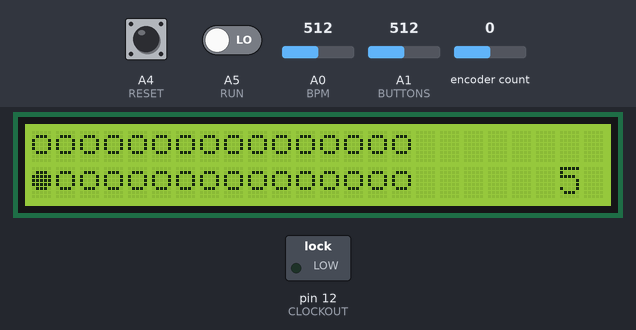
A sketch run on a simulated Arduino Uno, built with avr-gcc and run on an emulated ATmega328P. Shown: 24×2 character LCD, switched loads named in the sketch (green lamp = pin HIGH). Inputs (shaded band) come from the test bench; at power-on: A5 (RUN) LOW, A0 (BPM) = 512, A1 (BUTTONS) = 512, A4 (RESET) HIGH, encoder count 0.

Above: at 1.2 s.
1.3 s: A5 (RUN) driven HIGH
At 1.52 s:
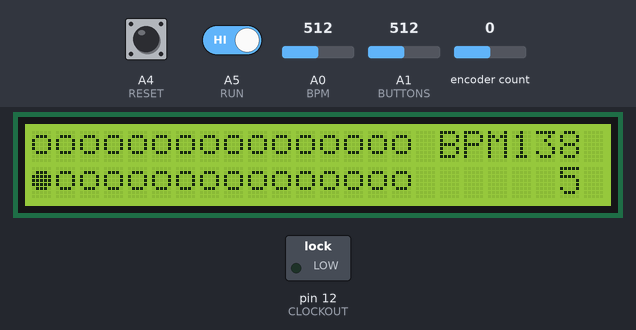
4.1 s: A0 (BPM) set to 900
At 4.32 s:
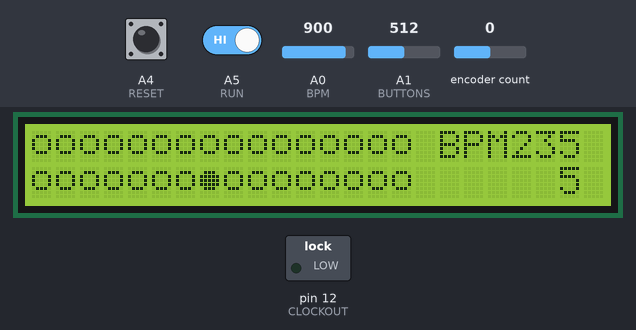
6.4 s: A1 (BUTTONS) set to 716
At 6.91 s:
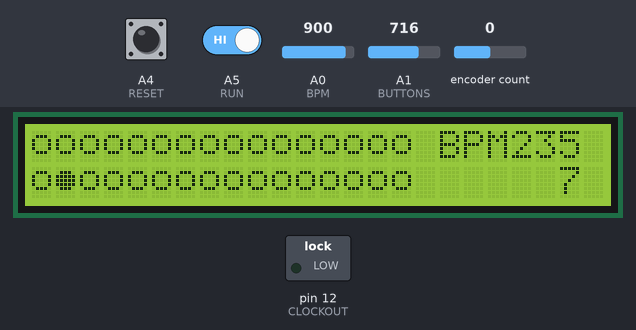
7.9 s: A0 (BPM) set to 306
At 9.0 s:
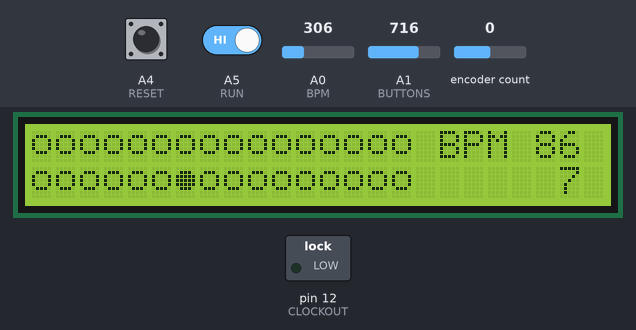
9.4 s: A4 (RESET) pulled LOW for 3.2 s
At 14.7 s:
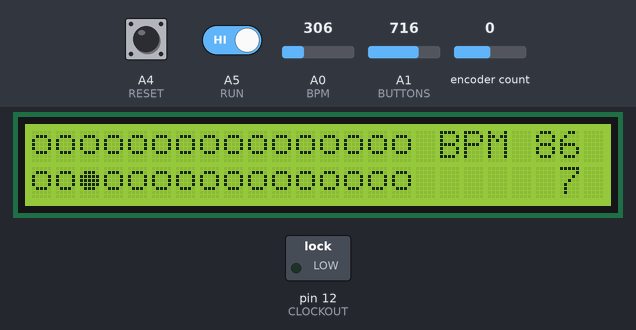
15.6 s: A0 (BPM) set to 6
At 16.4 s:
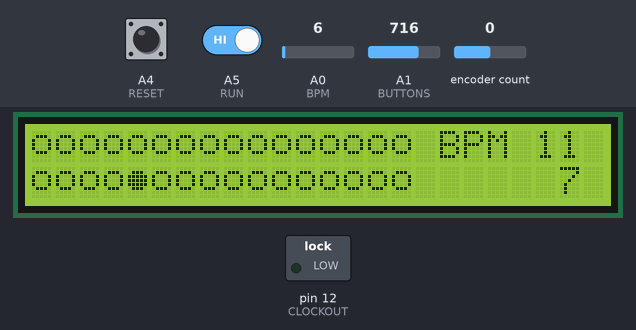
Timing chart, 0 to 18.6 s (numbered marks = the images above; inputs shaded):
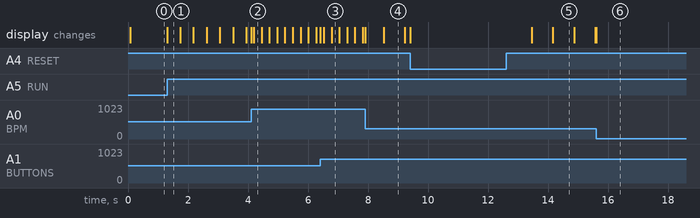

The sketch:

Sequencer.ino
```cpp
/*
 initial run at doing an arduino sequencer
 */

// special characters
int off = 0; // have to use int to prevent thinking it's a null
int on =  1;

// These conflict with the TR808 trigger shield and will need to be changed.
// don't use A0 for them either :-)
#define CLOCKOUT 12
#define RESET A4
#define RUN A5
#define BUTTONS A1
#define VOICES 7

// just to be sure we remember NOT to use these
#define ACCENT 13
// same as CLOCKOUT but that's ok, same basic meaning
#define TRIG 12
// BDGate can be assigned anywhere

// Analog input for BPM same as trigger shield
#define BPM 0

// include the library code:
#include <LiquidCrystal.h>
#include <Encoder.h>
#include <avr/interrupt.h>
#include <avr/io.h>


// initialize the libraries with the numbers of the interface pins
LiquidCrystal lcd(9, 10, 5, 6, 7, 8);
Encoder knob(3, 4);

// special characters
byte onChar[8] = {
  B00000,
  B01110,
  B11111,
  B11111,
  B11111,
  B01110,
  B00000,
  B00000,
};

byte offChar[8] = {
  B00000,
  B01110,
  B10001,
  B10001,
  B10001,
  B01110,
  B00000,
  B00000,
};

int width = 16; // width of sequencer, not width of display
int prevWidth = 16; // track changes so we update display correctly
char outputString[7]; // so we get justified output; +1 for null terminator
int runMode = 1;
int resetFlag = 1; // normally high input
int currentCol = 0;
int rawBPM = 0;
int bpm = 10;
int bpmTime = 6000;
int prevMS = 0;
int curMS = 0;
int button = 0;
int voice = 0;
int pos = 0;

volatile unsigned int count = 0;   //used to keep count of how many interrupts were fired

//Timer2 Overflow Interrupt Vector, called every 1ms
ISR(TIMER2_OVF_vect) {
  count++;               //Increments the interrupt counter

  TCNT2 = 130;           //Reset Timer to 130 out of 255
  TIFR2 = 0x00;          //Timer2 INT Flag Reg: Clear Timer Overflow Flag
};


void setup() {
  //Serial.begin(9600);
  //Serial.println("tracking BPM actual times");
  pinMode(RUN, INPUT); // read run/stop switch
  pinMode(RESET, INPUT); // reset momentary can't use INPUT_PULLUP for non-digital pins, apparently
  digitalWrite(RESET, HIGH); // pull up
  pinMode(CLOCKOUT, OUTPUT); // send a clock to other devices
  pinMode(BPM, INPUT); // huh, how does this work?
  //pinMode(13,OUTPUT); // temporary
  // set up the LCD's number of columns and rows:
  lcd.begin(24, 2);
  lcd.createChar(off,offChar);
  lcd.createChar(on,onChar);

    lcd.setCursor(0,0);
    for (int i=0; i< width; i++) {
      lcd.write(off);
    }
    lcd.setCursor(0,1);
    for (int i=0; i< width; i++) {
      lcd.write(off);
    }
    lcd.setCursor(0,1);
    lcd.write(on);
    currentCol = -1; // make sure we start with beat 1 not beat 2

  //Setup Timer2 to fire every 1ms
  TCCR2B = 0x00;        //Disbale Timer2 while we set it up
  TCNT2  = 130;         //Reset Timer Count to 130 out of 255
  TIFR2  = 0x00;        //Timer2 INT Flag Reg: Clear Timer Overflow Flag
  TIMSK2 = 0x01;        //Timer2 INT Reg: Timer2 Overflow Interrupt Enable
  TCCR2A = 0x00;        //Timer2 Control Reg A: Normal port operation, Wave Gen Mode normal
  TCCR2B = 0x05;        //Timer2 Control Reg B: Timer Prescaler set to 128
  //lcd.cursor();
  //lcd.blink();
}

void loop() {
  runMode = digitalRead(RUN);
  resetFlag = digitalRead(RESET);
  rawBPM = analogRead(BPM);
  bpm = (rawBPM / 4) + 10;
  bpmTime = 60000/bpm; // one minute in milliseconds
  button = analogRead(BUTTONS) / 100; // rounding, currently 3 buttons, 4, 6, 8 (0 is off)
  if (resetFlag == 0) {
    //knob.write(0);
    lcd.setCursor(currentCol, 1);
    lcd.write(off);  // clear the current step
    lcd.setCursor(0,1);
    lcd.write(on);
    currentCol = -1; // want next cycle to start at 0 after increment
  }
  if (runMode == 1) {
    // CANNOT DO LCD STUFF INSIDE THE INTERRUPT CONTEXT
    if(count >= bpmTime) {
      lcdUpdate();
      count = 0;      //Resets the interrupt counter
      /************
      digitalWrite(BDGate, HIGH);
      if (alternate == 1) {
        digitalWrite(ACGate, HIGH);
      }
      pulse(Trig);  // should pass an array of pins to pulse
      digitalWrite(BDGate, LOW);
      if (alternate == 1) {
        digitalWrite(ACGate, LOW);
        alternate = 0;
      } else {
        alternate = 1;
      }
      digitalWrite(ACGate, LOW);
      *************/
      //Serial.print("BPM = ");
      //Serial.print(bpm);
      //Serial.print(" bpmTime = ");
      //Serial.println(bpmTime);
      //Serial.print("Actual time: ");
      //curMS = millis();
      //Serial.println(curMS - prevMS);
      //prevMS =curMS;
    }
    lcd.setCursor(17,0);
    sprintf(outputString, "BPM%3d", bpm); // DO NOT scroll off the end here!
    lcd.print(outputString);
  }
  if (button == 0) {
    prevWidth = width;
    width += int(knob.read()/2);
    if (width > 16)
      width = 16;
    if (width < 1)
      width = 1;
    knob.write(0);
    if (width != prevWidth) {
      if (width < prevWidth) {
        for (int i = width; i<16; i++) {
          lcd.setCursor(i,0);
          lcd.write(' ');
          lcd.setCursor(i,1);
          lcd.write(' ');
        }
      } else {
        for (int i= prevWidth; i<width; i++) {
          lcd.setCursor(i,0);
          lcd.write(off);
          lcd.setCursor(i,1);
          lcd.write(off);
        }
      }
    }
  } else if ((runMode == 0) && (button < 5)) { // change voice
    voice += int(knob.read()/2);
    if (voice >= VOICES)
      voice = VOICES - 1;
    if (voice < 0)
      voice = 0;
    knob.write(0);
    lcd.setCursor(17,0);
    sprintf(outputString, "Vox%3d", voice); // DO NOT scroll off the end here!
    lcd.print(outputString);
  } else if ((runMode = 0) && (button < 7)) { // change position in sequence
  } else if ((runMode = 0) && (button < 9)) { // toggle current position
  } else {
    lcd.setCursor(17,1);
    sprintf(outputString, "%6d", button); // do not scroll off the end here!
    // itoa(loopCount, loopCountString, 10); // smaller, still needs to be justified
    lcd.print(outputString); // needs to be right justified and space padded
  }
}

void lcdUpdate() {
  if (runMode == 1) {
    lcd.setCursor(currentCol, 1);
    if (currentCol < width) {
      lcd.write(off);
    } else {
      lcd.write(' ');
    }
    currentCol = (currentCol + 1) % width;
    lcd.setCursor(currentCol, 1);
    lcd.write(on);
  }
}

// 1ms pulse output-- need to test how this will interact with the interrupt service routines
void pulse(int pin)
{
  digitalWrite(pin,HIGH);
  delay(1); // ms
  /* or possibly...
   all appropriate pins high
   check count to see if it's >1 (zero it before calling the pulse)
   all pins low
   */
  digitalWrite(pin,LOW);
}
```

Measured:
- after the input at 1.3 s, the display: changes at once (image 1)
- what the display in image 1 shows lasts 0.4 s, from 1.3 s to 1.7 s
- what the display in image 4 shows lasts 0.7 s, from 8.5 s to 9.2 s
